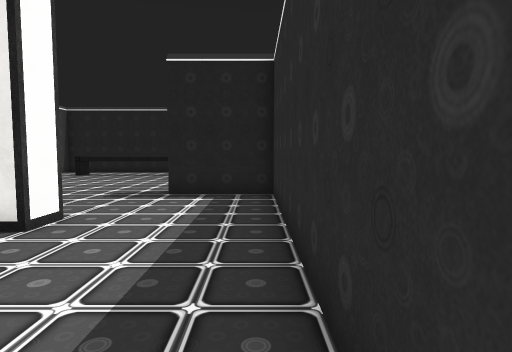
view 1 (above)

20 first-person views from a walk through a Unity game level. The camera is 1.2 m above the floor, tilts 4° down and sees 75° across. The floor is counted in squares, 1 m on a side. Each view is taken from the middle of a square. On the plan, view 1 faces up. The plan holds only what a view shows up to about 14 squares ahead; the rest is blank. The place goes on beyond the plan. The player character is not drawn. Some animated figures are left out. Door leaves are left out, so doorways stand open. Some surface patterns are stand-ins.

view 2
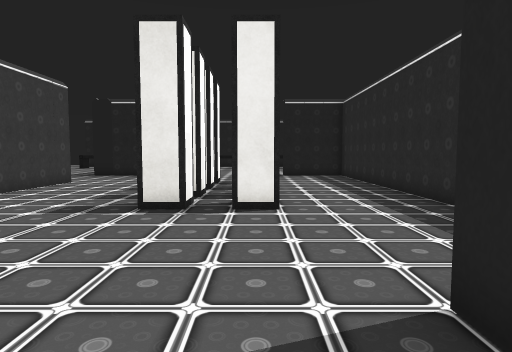

view 3
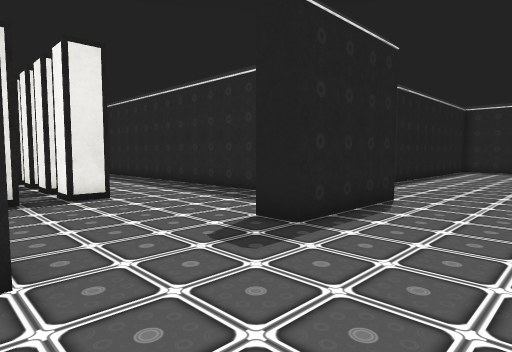

view 4
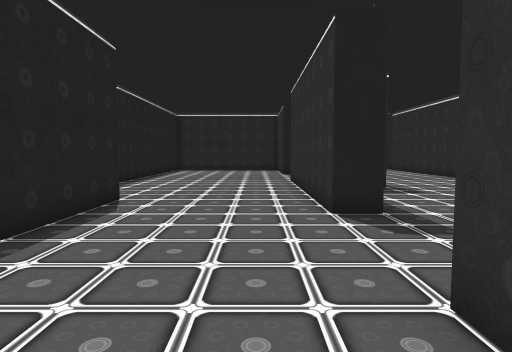

view 5
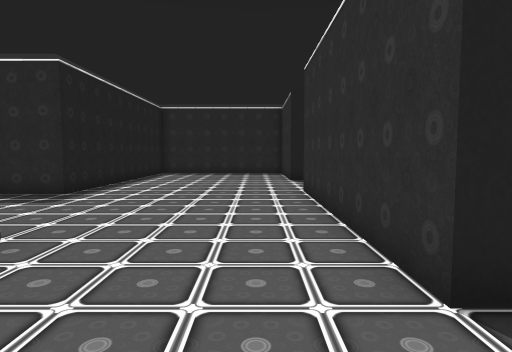

view 6
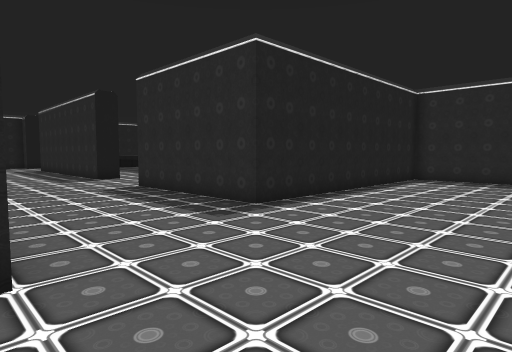

view 7
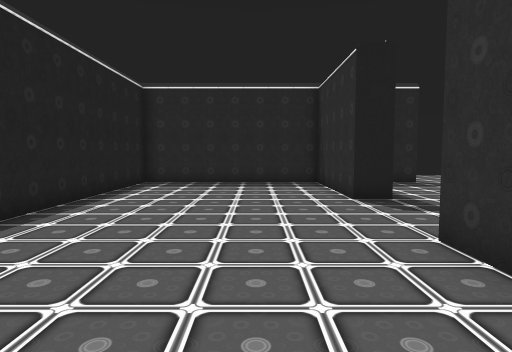

view 8
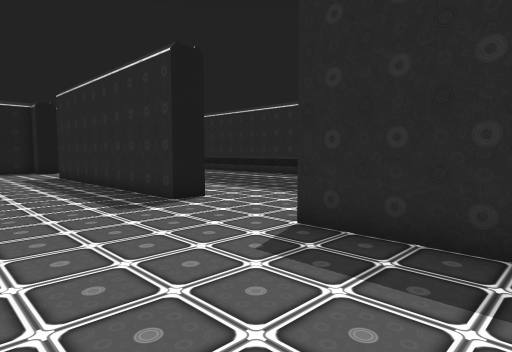

view 9
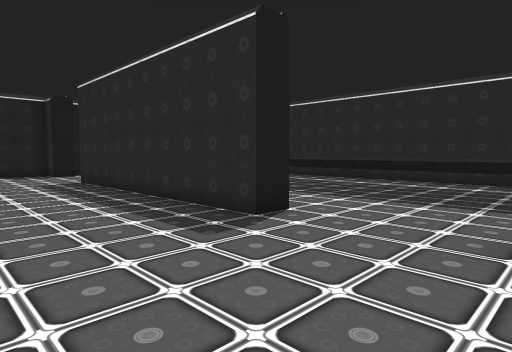

view 10
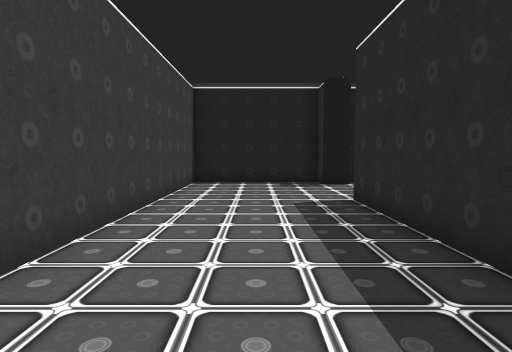

view 11
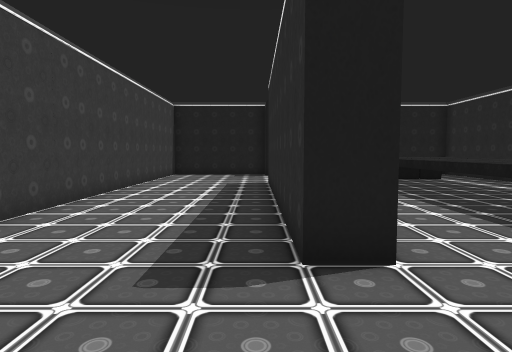

view 12
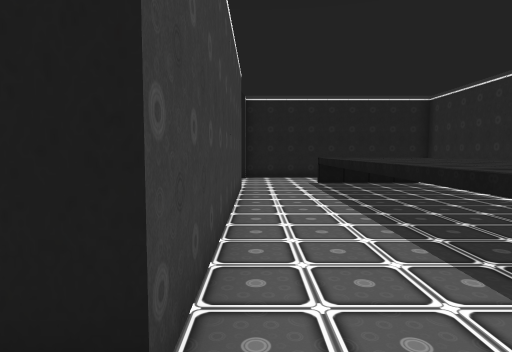

view 13
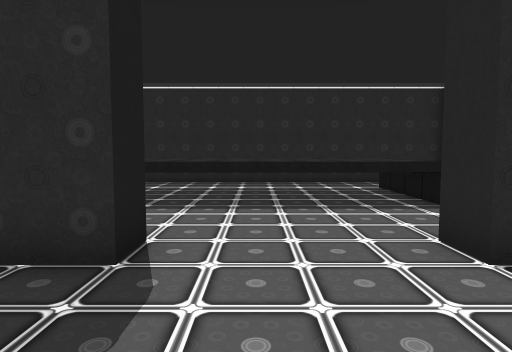

view 14
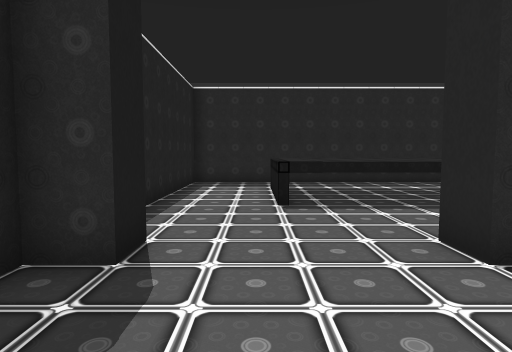

view 15
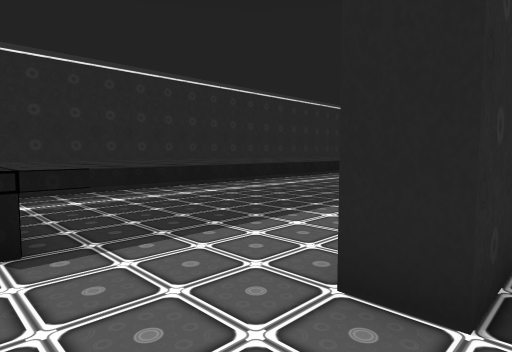

view 16
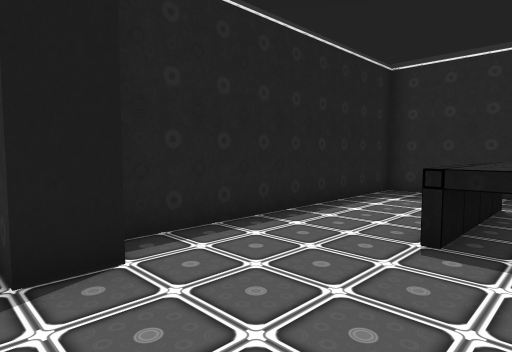

view 17
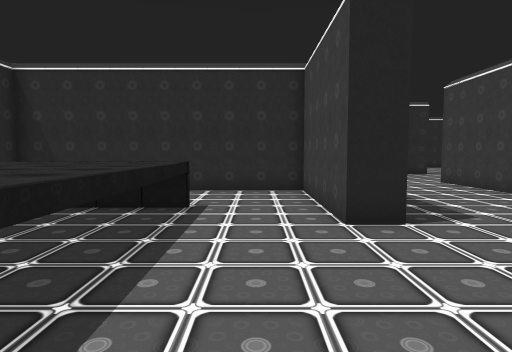

view 18
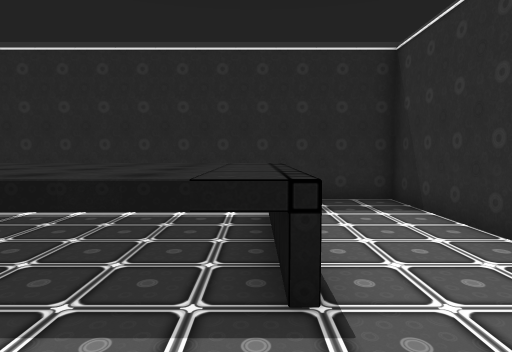

view 19
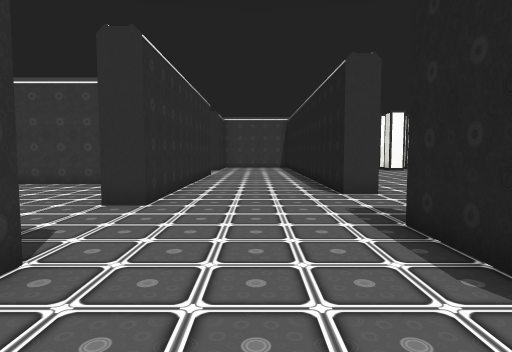

view 20
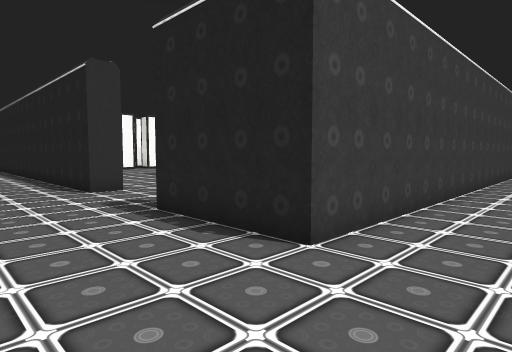

### Floor plan
Points are (right, up) in squares from view 1. A wall is a line through its corners. A room is listed if a view was taken in it or the views show most of it. See-through windows are left out.
Room 1 (view 1)
walls: (0.5, -2.5) (0.5, 9.5) (-2.5, 9.5)
ways out: open door at (-4.5, -6) to room 2; open door at (-4.5, 10)
objects: other object (-6, -1) to (-6, 0); other object (-6, 1) to (-6, 2); other object (-6, 3) to (-6, 4); other object (-6, 5) to (-6, 6); other object (-4, -1) to (-4, 0); other object (-4, 1) to (-4, 2); other object (-4, 3) to (-4, 4); other object (-4, 5) to (-4, 6)
Room 2 (views 2, 3, 4, 5, 6, 7, 8, 9, 10, 11, 13, 14, 15, 16, 19, 20)
walls: (6.5, 5.5) (6.5, 15.5); (-0.5, -11.5) (7.5, -11.5); (-6.5, -6.5) (-11.5, -6.5); (11.5, -11.5) (16.5, -11.5) (16.5, -4.5) (6.5, -4.5) (6.5, 1.5); (-11.1, -11.5) (-4.5, -11.5); (6.5, 19.5) (6.5, 20.5) (1.5, 20.5) (1.5, -6.5) (-2.5, -6.5)
ways out: open door at (-4.5, -6) to room 1; open door at (7, 3.5) to room 3; open door at (7, 17.5) to room 3; open door at (-2.5, -12); open door at (9.5, -12)
Room 3 (views 12, 17, 18)
walls: (7.5, 15.5) (7.5, 5.5); (7.5, 1.5) (7.5, -3.5) (16.5, -3.5) (16.5, 20.5) (7.7, 20.5)
ways out: open door at (7, 3.5) to room 2; open door at (7, 17.5) to room 2
objects: bench (11, 0); bench (11, 1); bench (11, 2); bench (11, 3); bench (11, 4); bench (11, 5); bench (11, 6); bench (11, 7); bench (11, 8); bench (11, 9); bench (11, 10); bench (11, 11); bench (11, 12); bench (11, 13); bench (11, 14); bench (11, 15); bench (11, 16); bench (11, 17); bench (12, 0); bench (12, 1); bench (12, 2); bench (12, 3); other object (12, 4); other object (12, 5); other object (12, 6); other object (12, 7); other object (12, 8); other object (12, 9); other object (12, 10); other object (12, 11); other object (12, 12); other object (12, 13); other object (12, 14); other object (12, 15); other object (12, 16); bench (12, 17); bench (13, 0); bench (13, 1); bench (13, 2); bench (13, 3); other object (13, 4); other object (13, 5); other object (13, 6); other object (13, 7); other object (13, 8); other object (13, 10); other object (13, 11); other object (13, 12); other object (13, 13); other object (13, 14); other object (13, 15); other object (13, 16); bench (13, 17); bench (14, 0); other object (14, 1); other object (14, 2); other object (14, 3); other object (14, 4); other object (14, 5); other object (14, 6); other object (14, 9); other object (14, 11); other object (14, 12); other object (14, 13); other object (14, 14); other object (14, 15); other object (14, 16); bench (14, 17)

Positions as (right, up) in squares from view 1, and headings:
1: (0, 0), facing up
2: (-4, -8), facing up
3: (-7, -10), facing up-right
4: (-7, -10), facing right
5: (-3, -10), facing right
6: (1, -10), facing up-right
7: (3, -9), facing right
8: (2, -2), facing up-right
9: (2, 1), facing up-right
10: (4, 7), facing up
11: (6, 2), facing up
12: (8, 4), facing up
13: (3, 4), facing right
14: (3, 18), facing right
15: (6, 18), facing down-right
16: (6, 16), facing up-right
17: (9, 7), facing down
18: (8, 0), facing right
19: (3, -9), facing left
20: (4, -10), facing up-left
